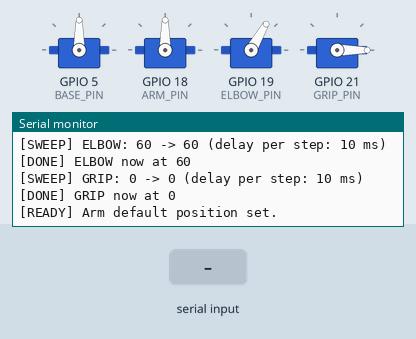
Recording of a sketch running on a simulated ESP32. Parts: 4 × servo, the last lines printed to the serial monitor. Inputs (shaded band) come from the test bench. Nothing arrives over Bluetooth unless stated.

Above: at 1.7 s.
1.8 s: "BASE 1\n" received over the second serial link
At 2.4 s:
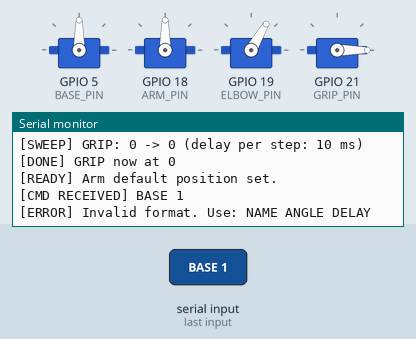
3.3 s: "ARM 1\n" received over the second serial link
At 4.5 s:
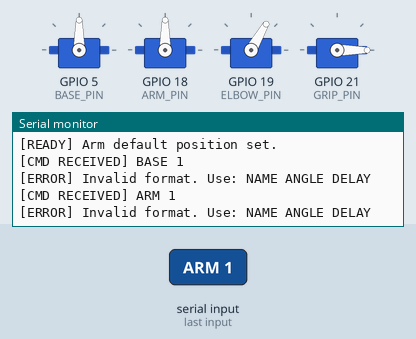
4.8 s: "ELBOW 1\n" received over the second serial link
At 5.9 s:
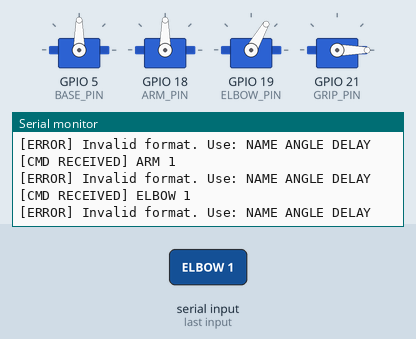

Measured:
- after the input at 1.8 s, the serial monitor: prints a new line at once (image 1)
- after the input at 3.3 s, the serial monitor: prints a new line at once (image 2)
- after the input at 4.8 s, the serial monitor: prints a new line at once (image 3)

The sketch:

ESP32_Robot_Arm.ino
```cpp
#include <ESP32Servo.h>
#include "BluetoothSerial.h"

BluetoothSerial BT;

// Servo objects
Servo baseServo, armServo, elbowServo, gripServo;

// Current angles
int basePos   = 90;
int armPos    = 90;
int elbowPos  = 60;
int gripPos   = 0;

// Ranges
#define BASE_MIN   0
#define BASE_MAX   180

#define ARM_MIN    40
#define ARM_MAX    180

#define ELBOW_MIN  60
#define ELBOW_MAX  110

#define GRIP_MIN   0
#define GRIP_MAX   70

// Attach pins
#define BASE_PIN   5
#define ARM_PIN    18
#define ELBOW_PIN  19
#define GRIP_PIN   21

// ---------- Sweep Function ----------
void sweepMove(Servo &servo, int &currentPos, int targetPos, int stepDelay, String name) {

  Serial.printf("[SWEEP] %s: %d -> %d (delay per step: %d ms)\n",
                name.c_str(), currentPos, targetPos, stepDelay);
  BT.printf("[SWEEP] %s: %d -> %d\n", name.c_str(), currentPos, targetPos);

  if (targetPos > currentPos) {
    for (int pos = currentPos; pos <= targetPos; pos++) {
      servo.write(pos);
      delay(stepDelay);
    }
  } else {
    for (int pos = currentPos; pos >= targetPos; pos--) {
      servo.write(pos);
      delay(stepDelay);
    }
  }

  currentPos = targetPos;
  Serial.printf("[DONE] %s now at %d\n", name.c_str(), currentPos);
  BT.printf("[DONE] %s now at %d\n", name.c_str(), currentPos);
}

// ---------- Range Checker ----------
int clamp(int value, int minV, int maxV) {
  if (value < minV) return minV;
  if (value > maxV) return maxV;
  return value;
}

// ---------- Command Processor ----------
void processCommand(String cmd) {
  cmd.trim();
  Serial.printf("[CMD RECEIVED] %s\n", cmd.c_str());

  int firstSpace = cmd.indexOf(' ');
  int secondSpace = cmd.indexOf(' ', firstSpace + 1);

  if (firstSpace == -1 || secondSpace == -1) {
    Serial.println("[ERROR] Invalid format. Use: NAME ANGLE DELAY");
    BT.println("[ERROR] Invalid format.");
    return;
  }

  String name = cmd.substring(0, firstSpace);
  int angle   = cmd.substring(firstSpace + 1, secondSpace).toInt();
  int del     = cmd.substring(secondSpace + 1).toInt();

  name.toUpperCase(); // normalize

  // ----- BASE -----
  if (name == "BASE") {
    angle = clamp(angle, BASE_MIN, BASE_MAX);
    sweepMove(baseServo, basePos, angle, del, "BASE");
  }
  // ----- ARM -----
  else if (name == "ARM") {
    angle = clamp(angle, ARM_MIN, ARM_MAX);
    sweepMove(armServo, armPos, angle, del, "ARM");
  }
  // ----- ELBOW -----
  else if (name == "ELBOW") {
    angle = clamp(angle, ELBOW_MIN, ELBOW_MAX);
    sweepMove(elbowServo, elbowPos, angle, del, "ELBOW");
  }
  // ----- GRIP -----
  else if (name == "GRIP") {
    angle = clamp(angle, GRIP_MIN, GRIP_MAX);
    sweepMove(gripServo, gripPos, angle, del, "GRIP");
  }
  else {
    Serial.println("[ERROR] Unknown servo name");
    BT.println("[ERROR] Unknown servo name");
  }
}

void setDefaultPosition() {
  Serial.println("[INIT] Moving to default home position...");
  BT.println("[INIT] Moving to default home position...");

  sweepMove(baseServo, basePos, 90, 10, "BASE");
  sweepMove(armServo, armPos, 90, 10, "ARM");
  sweepMove(elbowServo, elbowPos, 60, 10, "ELBOW");
  sweepMove(gripServo, gripPos, 0, 10, "GRIP");

  Serial.println("[READY] Arm default position set.");
  BT.println("[READY] Arm default position set.");
}

void setup() {
  Serial.begin(115200);
  BT.begin("ESP32_ROBOT_ARM");

  Serial.println("=== ESP32 Robotic Arm Controller ===");
  BT.println("Connected: Send commands like 'BASE 120 20'");

  baseServo.attach(BASE_PIN, 500, 2500);
  armServo.attach(ARM_PIN, 500, 2500);
  elbowServo.attach(ELBOW_PIN, 500, 2500);
  gripServo.attach(GRIP_PIN, 500, 2500);

  delay(500);
  setDefaultPosition();
}

void loop() {
  if (BT.available()) {
    String cmd = BT.readStringUntil('\n');
    processCommand(cmd);
  }
}
```
